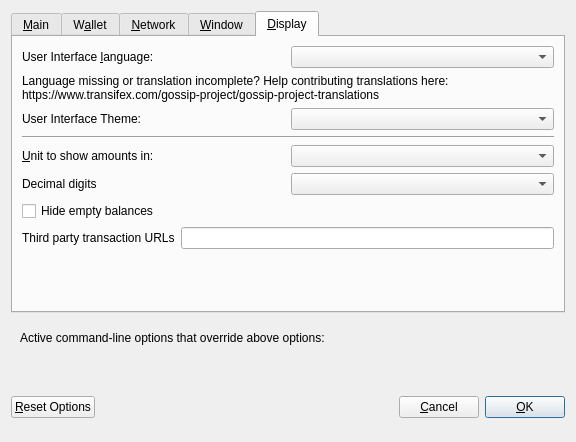
<?xml version="1.0" encoding="UTF-8"?>
<ui version="4.0">
 <class>OptionsDialog</class>
 <widget class="QDialog" name="OptionsDialog">
  <property name="geometry">
   <rect>
    <x>0</x>
    <y>0</y>
    <width>576</width>
    <height>442</height>
   </rect>
  </property>
  <property name="windowTitle">
   <string>Options</string>
  </property>
  <property name="modal">
   <bool>true</bool>
  </property>
  <layout class="QVBoxLayout" name="verticalLayout">
   <item>
    <widget class="QTabWidget" name="tabWidget">
     <property name="currentIndex">
      <number>4</number>
     </property>
     <widget class="QWidget" name="tabMain">
      <attribute name="title">
       <string>&amp;Main</string>
      </attribute>
      <layout class="QVBoxLayout" name="verticalLayout_Main">
       <item>
        <widget class="QCheckBox" name="bitcoinAtStartup">
         <property name="toolTip">
          <string>Automatically start GOSSIP after logging in to the system.</string>
         </property>
         <property name="text">
          <string>&amp;Start GOSSIP on system login</string>
         </property>
        </widget>
       </item>
       <item>
        <layout class="QHBoxLayout" name="horizontalLayout_2_Main">
         <item>
          <widget class="QLabel" name="databaseCacheLabel">
           <property name="text">
            <string>Size of &amp;database cache</string>
           </property>
           <property name="textFormat">
            <enum>Qt::PlainText</enum>
           </property>
           <property name="buddy">
            <cstring>databaseCache</cstring>
           </property>
          </widget>
         </item>
         <item>
          <widget class="QSpinBox" name="databaseCache"/>
         </item>
         <item>
          <widget class="QLabel" name="databaseCacheUnitLabel">
           <property name="text">
            <string>MB</string>
           </property>
           <property name="textFormat">
            <enum>Qt::PlainText</enum>
           </property>
          </widget>
         </item>
         <item>
          <spacer name="horizontalSpacer_2_Main">
           <property name="orientation">
            <enum>Qt::Horizontal</enum>
           </property>
           <property name="sizeHint" stdset="0">
            <size>
             <width>40</width>
             <height>20</height>
            </size>
           </property>
          </spacer>
         </item>
        </layout>
       </item>
       <item>
        <layout class="QHBoxLayout" name="horizontalLayout_3_Main">
         <item>
          <widget class="QLabel" name="threadsScriptVerifLabel">
           <property name="text">
            <string>Number of script &amp;verification threads</string>
           </property>
           <property name="textFormat">
            <enum>Qt::PlainText</enum>
           </property>
           <property name="buddy">
            <cstring>threadsScriptVerif</cstring>
           </property>
          </widget>
         </item>
         <item>
          <widget class="QSpinBox" name="threadsScriptVerif">
           <property name="toolTip">
            <string>(0 = auto, &lt;0 = leave that many cores free)</string>
           </property>
          </widget>
         </item>
         <item>
          <spacer name="horizontalSpacer_3_Main">
           <property name="orientation">
            <enum>Qt::Horizontal</enum>
           </property>
           <property name="sizeHint" stdset="0">
            <size>
             <width>40</width>
             <height>20</height>
            </size>
           </property>
          </spacer>
         </item>
        </layout>
       </item>
       <item>
        <spacer name="verticalSpacer_2">
         <property name="orientation">
          <enum>Qt::Vertical</enum>
         </property>
         <property name="sizeHint" stdset="0">
          <size>
           <width>20</width>
           <height>40</height>
          </size>
         </property>
        </spacer>
       </item>
       <item>
        <widget class="QCheckBox" name="checkBoxZeromintEnable">
         <property name="toolTip">
          <string>Enable automatic minting of GOSSIP units to zGOSS</string>
         </property>
         <property name="layoutDirection">
          <enum>Qt::LeftToRight</enum>
         </property>
         <property name="text">
          <string>Enable zGOSS Automint</string>
         </property>
        </widget>
       </item>
       <item>
        <layout class="QHBoxLayout" name="horizontalLayout_3">
         <item>
          <widget class="QLabel" name="percentage_label">
           <property name="toolTip">
            <string>Percentage of incoming GOSS which get automatically converted to zGOSS via Zerocoin Protocol (min: 10%)</string>
           </property>
           <property name="text">
            <string>Percentage of autominted zGOSS</string>
           </property>
          </widget>
         </item>
         <item>
          <widget class="QSpinBox" name="zeromintPercentage">
           <property name="minimum">
            <number>1</number>
           </property>
           <property name="maximum">
            <number>100</number>
           </property>
          </widget>
         </item>
        </layout>
       </item>
       <item>
        <layout class="QHBoxLayout" name="horizontalLayout" stretch="0,0">
         <property name="sizeConstraint">
          <enum>QLayout::SetFixedSize</enum>
         </property>
         <item>
          <widget class="QLabel" name="labelPreferredDenom">
           <property name="maximumSize">
            <size>
             <width>16777215</width>
             <height>16777215</height>
            </size>
           </property>
           <property name="toolTip">
            <string>Wait with automatic conversion to Zerocoin until enough GOSS for this denomination is available</string>
           </property>
           <property name="text">
            <string>Preferred Automint zGOSS Denomination</string>
           </property>
          </widget>
         </item>
         <item>
          <widget class="QComboBox" name="preferredDenom">
           <property name="maximumSize">
            <size>
             <width>16777215</width>
             <height>27</height>
            </size>
           </property>
           <property name="toolTip">
            <string>Wait with automatic conversion to Zerocoin until enough GOSS for this denomination is available</string>
           </property>
           <property name="maxVisibleItems">
            <number>9</number>
           </property>
           <property name="maxCount">
            <number>9</number>
           </property>
          </widget>
         </item>
        </layout>
       </item>
      </layout>
     </widget>
     <widget class="QWidget" name="tabWallet">
      <attribute name="title">
       <string>W&amp;allet</string>
      </attribute>
      <layout class="QVBoxLayout" name="verticalLayout_Wallet">
       <item>
        <layout class="QHBoxLayout" name="horizontalLayout_2_Wallet">
         <item>
          <widget class="QLabel" name="labelStakeSplitThresholdText">
           <property name="text">
            <string>Stake split threshold:</string>
           </property>
          </widget>
         </item>
         <item>
          <widget class="QSpinBox" name="spinBoxStakeSplitThreshold">
           <property name="minimum">
            <number>1</number>
           </property>
           <property name="maximum">
            <number>999999</number>
           </property>
          </widget>
         </item>
        </layout>
       </item>
       <item>
        <widget class="QGroupBox" name="groupBox">
         <property name="title">
          <string>Expert</string>
         </property>
         <layout class="QVBoxLayout" name="verticalLayout_2">
          <item>
           <widget class="QCheckBox" name="coinControlFeatures">
            <property name="toolTip">
             <string>Whether to show coin control features or not.</string>
            </property>
            <property name="text">
             <string>Enable coin &amp;control features</string>
            </property>
           </widget>
          </item>
          <item>
           <widget class="QCheckBox" name="showMasternodesTab">
            <property name="toolTip">
             <string>Show additional tab listing all your masternodes in first sub-tab&lt;br/&gt;and all masternodes on the network in second sub-tab.</string>
            </property>
            <property name="text">
             <string>Show Masternodes Tab</string>
            </property>
           </widget>
          </item>
          <item>
           <widget class="QCheckBox" name="spendZeroConfChange">
            <property name="toolTip">
             <string>If you disable the spending of unconfirmed change, the change from a transaction&lt;br/&gt;cannot be used until that transaction has at least one confirmation.&lt;br/&gt;This also affects how your balance is computed.</string>
            </property>
            <property name="text">
             <string>&amp;Spend unconfirmed change</string>
            </property>
           </widget>
          </item>
         </layout>
        </widget>
       </item>
       <item>
        <spacer name="verticalSpacer_Wallet">
         <property name="orientation">
          <enum>Qt::Vertical</enum>
         </property>
         <property name="sizeHint" stdset="0">
          <size>
           <width>20</width>
           <height>40</height>
          </size>
         </property>
        </spacer>
       </item>
      </layout>
     </widget>
     <widget class="QWidget" name="tabNetwork">
      <attribute name="title">
       <string>&amp;Network</string>
      </attribute>
      <layout class="QVBoxLayout" name="verticalLayout_Network">
       <item>
        <widget class="QCheckBox" name="mapPortUpnp">
         <property name="toolTip">
          <string>Automatically open the GOSSIP client port on the router. This only works when your router supports UPnP and it is enabled.</string>
         </property>
         <property name="text">
          <string>Map port using &amp;UPnP</string>
         </property>
        </widget>
       </item>
       <item>
        <widget class="QCheckBox" name="allowIncoming">
         <property name="toolTip">
          <string>Accept connections from outside</string>
         </property>
         <property name="text">
          <string>Allow incoming connections</string>
         </property>
        </widget>
       </item>
       <item>
        <widget class="QCheckBox" name="connectSocks">
         <property name="toolTip">
          <string>Connect to the GOSSIP network through a SOCKS5 proxy.</string>
         </property>
         <property name="text">
          <string>&amp;Connect through SOCKS5 proxy (default proxy):</string>
         </property>
        </widget>
       </item>
       <item>
        <layout class="QHBoxLayout" name="horizontalLayout_1_Network">
         <item>
          <widget class="QLabel" name="proxyIpLabel">
           <property name="text">
            <string>Proxy &amp;IP:</string>
           </property>
           <property name="textFormat">
            <enum>Qt::PlainText</enum>
           </property>
           <property name="buddy">
            <cstring>proxyIp</cstring>
           </property>
          </widget>
         </item>
         <item>
          <widget class="QValidatedLineEdit" name="proxyIp">
           <property name="minimumSize">
            <size>
             <width>140</width>
             <height>0</height>
            </size>
           </property>
           <property name="maximumSize">
            <size>
             <width>140</width>
             <height>16777215</height>
            </size>
           </property>
           <property name="toolTip">
            <string>IP address of the proxy (e.g. IPv4: 127.0.0.1 / IPv6: ::1)</string>
           </property>
          </widget>
         </item>
         <item>
          <widget class="QLabel" name="proxyPortLabel">
           <property name="text">
            <string>&amp;Port:</string>
           </property>
           <property name="textFormat">
            <enum>Qt::PlainText</enum>
           </property>
           <property name="buddy">
            <cstring>proxyPort</cstring>
           </property>
          </widget>
         </item>
         <item>
          <widget class="QLineEdit" name="proxyPort">
           <property name="minimumSize">
            <size>
             <width>75</width>
             <height>0</height>
            </size>
           </property>
           <property name="maximumSize">
            <size>
             <width>55</width>
             <height>16777215</height>
            </size>
           </property>
           <property name="toolTip">
            <string>Port of the proxy (e.g. 9050)</string>
           </property>
          </widget>
         </item>
         <item>
          <spacer name="horizontalSpacer_1_Network">
           <property name="orientation">
            <enum>Qt::Horizontal</enum>
           </property>
           <property name="sizeHint" stdset="0">
            <size>
             <width>40</width>
             <height>20</height>
            </size>
           </property>
          </spacer>
         </item>
        </layout>
       </item>
       <item>
        <spacer name="verticalSpacer_Network">
         <property name="orientation">
          <enum>Qt::Vertical</enum>
         </property>
         <property name="sizeHint" stdset="0">
          <size>
           <width>20</width>
           <height>40</height>
          </size>
         </property>
        </spacer>
       </item>
      </layout>
     </widget>
     <widget class="QWidget" name="tabWindow">
      <attribute name="title">
       <string>&amp;Window</string>
      </attribute>
      <layout class="QVBoxLayout" name="verticalLayout_Window">
       <item>
        <widget class="QCheckBox" name="minimizeToTray">
         <property name="toolTip">
          <string>Show only a tray icon after minimizing the window.</string>
         </property>
         <property name="text">
          <string>&amp;Minimize to the tray instead of the taskbar</string>
         </property>
        </widget>
       </item>
       <item>
        <widget class="QCheckBox" name="minimizeOnClose">
         <property name="toolTip">
          <string>Minimize instead of exit the application when the window is closed. When this option is enabled, the application will be closed only after selecting Quit in the menu.</string>
         </property>
         <property name="text">
          <string>M&amp;inimize on close</string>
         </property>
        </widget>
       </item>
       <item>
        <spacer name="verticalSpacer_Window">
         <property name="orientation">
          <enum>Qt::Vertical</enum>
         </property>
         <property name="sizeHint" stdset="0">
          <size>
           <width>20</width>
           <height>40</height>
          </size>
         </property>
        </spacer>
       </item>
      </layout>
     </widget>
     <widget class="QWidget" name="tabDisplay">
      <attribute name="title">
       <string>&amp;Display</string>
      </attribute>
      <layout class="QVBoxLayout" name="verticalLayout_Display">
       <item>
        <layout class="QHBoxLayout" name="horizontalLayout_1_Display">
         <item>
          <widget class="QLabel" name="langLabel">
           <property name="text">
            <string>User Interface &amp;language:</string>
           </property>
           <property name="textFormat">
            <enum>Qt::PlainText</enum>
           </property>
           <property name="buddy">
            <cstring>lang</cstring>
           </property>
          </widget>
         </item>
         <item>
          <widget class="QValueComboBox" name="lang">
           <property name="toolTip">
            <string>The user interface language can be set here. This setting will take effect after restarting GOSSIP.</string>
           </property>
          </widget>
         </item>
        </layout>
       </item>
       <item>
        <widget class="QLabel" name="label_3">
         <property name="toolTip">
          <string notr="true"/>
         </property>
         <property name="statusTip">
          <string notr="true"/>
         </property>
         <property name="whatsThis">
          <string notr="true"/>
         </property>
         <property name="accessibleName">
          <string notr="true"/>
         </property>
         <property name="text">
          <string>Language missing or translation incomplete? Help contributing translations here:
https://www.transifex.com/gossip-project/gossip-project-translations</string>
         </property>
         <property name="wordWrap">
          <bool>true</bool>
         </property>
         <property name="openExternalLinks">
          <bool>true</bool>
         </property>
         <property name="textInteractionFlags">
          <set>Qt::TextBrowserInteraction</set>
         </property>
        </widget>
       </item>
       <item>
        <layout class="QHBoxLayout" name="horizontalLayout_4_Display" stretch="0,0">
         <item>
          <widget class="QLabel" name="themeLabel">
           <property name="text">
            <string>User Interface Theme:</string>
           </property>
          </widget>
         </item>
         <item>
          <widget class="QValueComboBox" name="theme"/>
         </item>
        </layout>
       </item>
       <item>
        <widget class="Line" name="line">
         <property name="orientation">
          <enum>Qt::Horizontal</enum>
         </property>
        </widget>
       </item>
       <item>
        <layout class="QHBoxLayout" name="horizontalLayout_2_Display">
         <item>
          <widget class="QLabel" name="unitLabel">
           <property name="text">
            <string>&amp;Unit to show amounts in:</string>
           </property>
           <property name="textFormat">
            <enum>Qt::PlainText</enum>
           </property>
           <property name="buddy">
            <cstring>unit</cstring>
           </property>
          </widget>
         </item>
         <item>
          <widget class="QValueComboBox" name="unit">
           <property name="toolTip">
            <string>Choose the default subdivision unit to show in the interface and when sending coins.</string>
           </property>
          </widget>
         </item>
        </layout>
       </item>
       <item>
        <layout class="QHBoxLayout" name="horizontalLayout_5_Display">
         <item>
          <widget class="QLabel" name="digitsLabel">
           <property name="text">
            <string>Decimal digits</string>
           </property>
          </widget>
         </item>
         <item>
          <widget class="QValueComboBox" name="digits"/>
         </item>
        </layout>
       </item>
       <item>
        <widget class="QCheckBox" name="checkBoxHideZeroBalances">
         <property name="toolTip">
          <string>Hide empty balances</string>
         </property>
         <property name="layoutDirection">
          <enum>Qt::LeftToRight</enum>
         </property>
         <property name="text">
          <string>Hide empty balances</string>
         </property>
        </widget>
       </item>
       <item>
        <layout class="QHBoxLayout" name="horizontalLayout_3_Display">
         <item>
          <widget class="QLabel" name="thirdPartyTxUrlsLabel">
           <property name="toolTip">
            <string>Third party URLs (e.g. a block explorer) that appear in the transactions tab as context menu items. %s in the URL is replaced by transaction hash. Multiple URLs are separated by vertical bar |.</string>
           </property>
           <property name="text">
            <string>Third party transaction URLs</string>
           </property>
           <property name="buddy">
            <cstring>thirdPartyTxUrls</cstring>
           </property>
          </widget>
         </item>
         <item>
          <widget class="QLineEdit" name="thirdPartyTxUrls">
           <property name="toolTip">
            <string>Third party URLs (e.g. a block explorer) that appear in the transactions tab as context menu items. %s in the URL is replaced by transaction hash. Multiple URLs are separated by vertical bar |.</string>
           </property>
          </widget>
         </item>
        </layout>
       </item>
       <item>
        <spacer name="verticalSpacer">
         <property name="orientation">
          <enum>Qt::Vertical</enum>
         </property>
         <property name="sizeHint" stdset="0">
          <size>
           <width>20</width>
           <height>40</height>
          </size>
         </property>
        </spacer>
       </item>
      </layout>
     </widget>
    </widget>
   </item>
   <item>
    <widget class="QFrame" name="frame">
     <layout class="QVBoxLayout" name="verticalLayout_Bottom">
      <item>
       <layout class="QHBoxLayout" name="horizontalLayout_Bottom">
        <item>
         <widget class="QLabel" name="overriddenByCommandLineInfoLabel">
          <property name="text">
           <string>Active command-line options that override above options:</string>
          </property>
          <property name="textFormat">
           <enum>Qt::PlainText</enum>
          </property>
         </widget>
        </item>
        <item>
         <spacer name="horizontalSpacer_Bottom">
          <property name="orientation">
           <enum>Qt::Horizontal</enum>
          </property>
          <property name="sizeHint" stdset="0">
           <size>
            <width>40</width>
            <height>20</height>
           </size>
          </property>
         </spacer>
        </item>
       </layout>
      </item>
      <item>
       <widget class="QLabel" name="overriddenByCommandLineLabel">
        <property name="text">
         <string/>
        </property>
        <property name="textFormat">
         <enum>Qt::PlainText</enum>
        </property>
        <property name="wordWrap">
         <bool>true</bool>
        </property>
       </widget>
      </item>
     </layout>
    </widget>
   </item>
   <item>
    <layout class="QHBoxLayout" name="horizontalLayout_Buttons">
     <item>
      <widget class="QPushButton" name="resetButton">
       <property name="toolTip">
        <string>Reset all client options to default.</string>
       </property>
       <property name="text">
        <string>&amp;Reset Options</string>
       </property>
       <property name="autoDefault">
        <bool>false</bool>
       </property>
      </widget>
     </item>
     <item>
      <spacer name="horizontalSpacer_1">
       <property name="orientation">
        <enum>Qt::Horizontal</enum>
       </property>
       <property name="sizeHint" stdset="0">
        <size>
         <width>40</width>
         <height>48</height>
        </size>
       </property>
      </spacer>
     </item>
     <item>
      <widget class="QLabel" name="statusLabel">
       <property name="minimumSize">
        <size>
         <width>200</width>
         <height>0</height>
        </size>
       </property>
       <property name="font">
        <font>
         <weight>75</weight>
         <bold>true</bold>
        </font>
       </property>
       <property name="text">
        <string/>
       </property>
       <property name="textFormat">
        <enum>Qt::PlainText</enum>
       </property>
       <property name="wordWrap">
        <bool>true</bool>
       </property>
      </widget>
     </item>
     <item>
      <spacer name="horizontalSpacer_2">
       <property name="orientation">
        <enum>Qt::Horizontal</enum>
       </property>
       <property name="sizeHint" stdset="0">
        <size>
         <width>40</width>
         <height>48</height>
        </size>
       </property>
      </spacer>
     </item>
     <item>
      <widget class="QPushButton" name="cancelButton">
       <property name="text">
        <string>&amp;Cancel</string>
       </property>
       <property name="autoDefault">
        <bool>false</bool>
       </property>
      </widget>
     </item>
     <item>
      <widget class="QPushButton" name="okButton">
       <property name="text">
        <string>&amp;OK</string>
       </property>
       <property name="autoDefault">
        <bool>false</bool>
       </property>
       <property name="default">
        <bool>true</bool>
       </property>
      </widget>
     </item>
    </layout>
   </item>
  </layout>
 </widget>
 <customwidgets>
  <customwidget>
   <class>QValidatedLineEdit</class>
   <extends>QLineEdit</extends>
   <header>qvalidatedlineedit.h</header>
  </customwidget>
  <customwidget>
   <class>QValueComboBox</class>
   <extends>QComboBox</extends>
   <header>qvaluecombobox.h</header>
  </customwidget>
 </customwidgets>
 <resources/>
 <connections/>
</ui>
